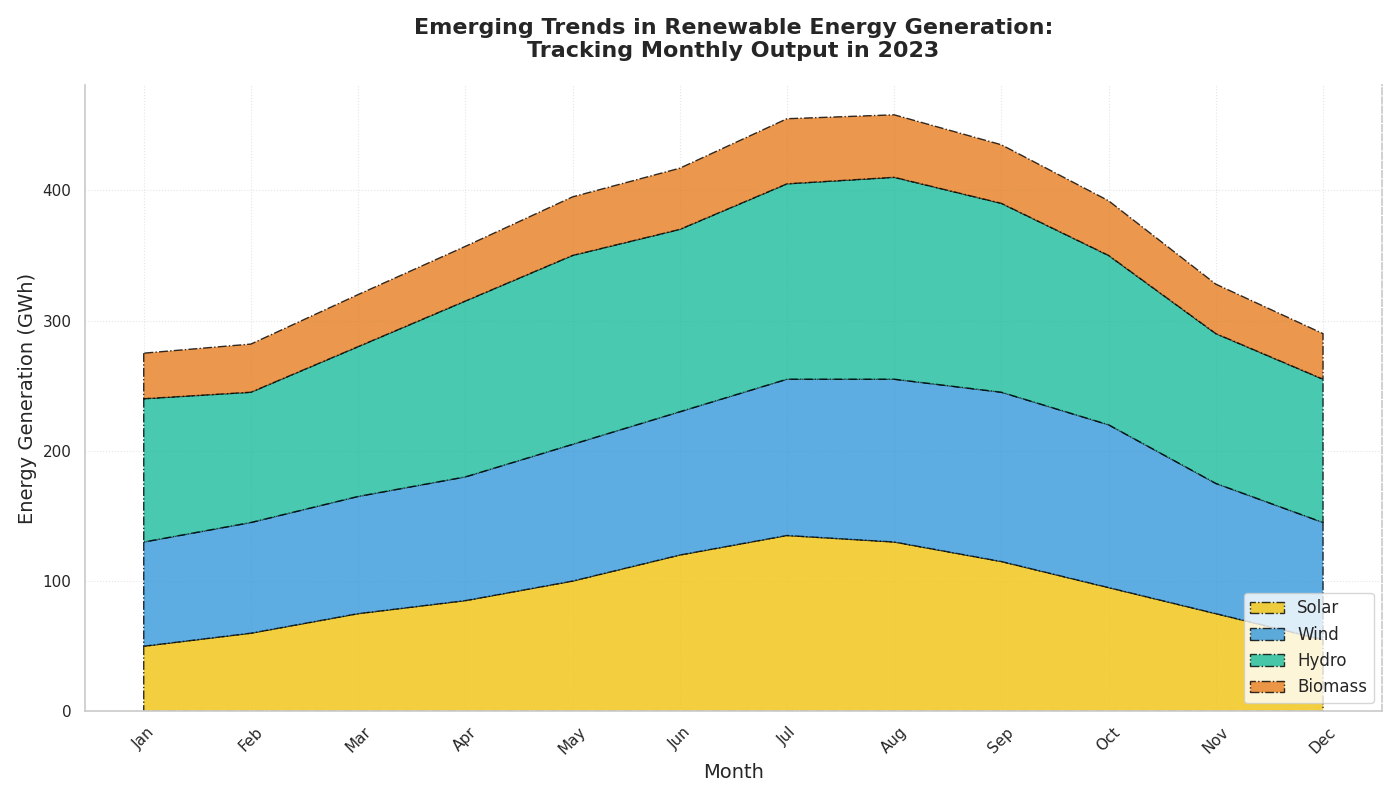

Generate this figure with Python:
import matplotlib.pyplot as plt
import numpy as np

months = np.array([
    'Jan', 'Feb', 'Mar', 'Apr', 'May', 'Jun', 
    'Jul', 'Aug', 'Sep', 'Oct', 'Nov', 'Dec'
])

solar_energy = np.array([50, 60, 75, 85, 100, 120, 135, 130, 115, 95, 75, 55])
wind_energy = np.array([80, 85, 90, 95, 105, 110, 120, 125, 130, 125, 100, 90])
hydro_energy = np.array([110, 100, 115, 135, 145, 140, 150, 155, 145, 130, 115, 110])
biomass_energy = np.array([35, 37, 40, 42, 45, 47, 50, 48, 45, 42, 38, 35])

energy_data = np.vstack([solar_energy, wind_energy, hydro_energy, biomass_energy])

plt.figure(figsize=(14, 8))

plt.stackplot(months, energy_data, labels=['Solar', 'Wind', 'Hydro', 'Biomass'],
              colors=['#f1c40f', '#3498db', '#1abc9c', '#e67e22'], 
              alpha=0.8, edgecolor='black', linestyle='-.')

plt.title('Emerging Trends in Renewable Energy Generation:\nTracking Monthly Output in 2023', 
          fontsize=16, fontweight='bold', pad=20)
plt.xlabel('Month', fontsize=14)
plt.ylabel('Energy Generation (GWh)', fontsize=14)

plt.xticks(rotation=45)

plt.legend(loc='lower right', fontsize=12, frameon=True)

plt.grid(alpha=0.5, linestyle=':', linewidth=0.8)

plt.gca().spines['top'].set_visible(False)
plt.gca().spines['right'].set_linestyle('--')

plt.tight_layout()

plt.show()
